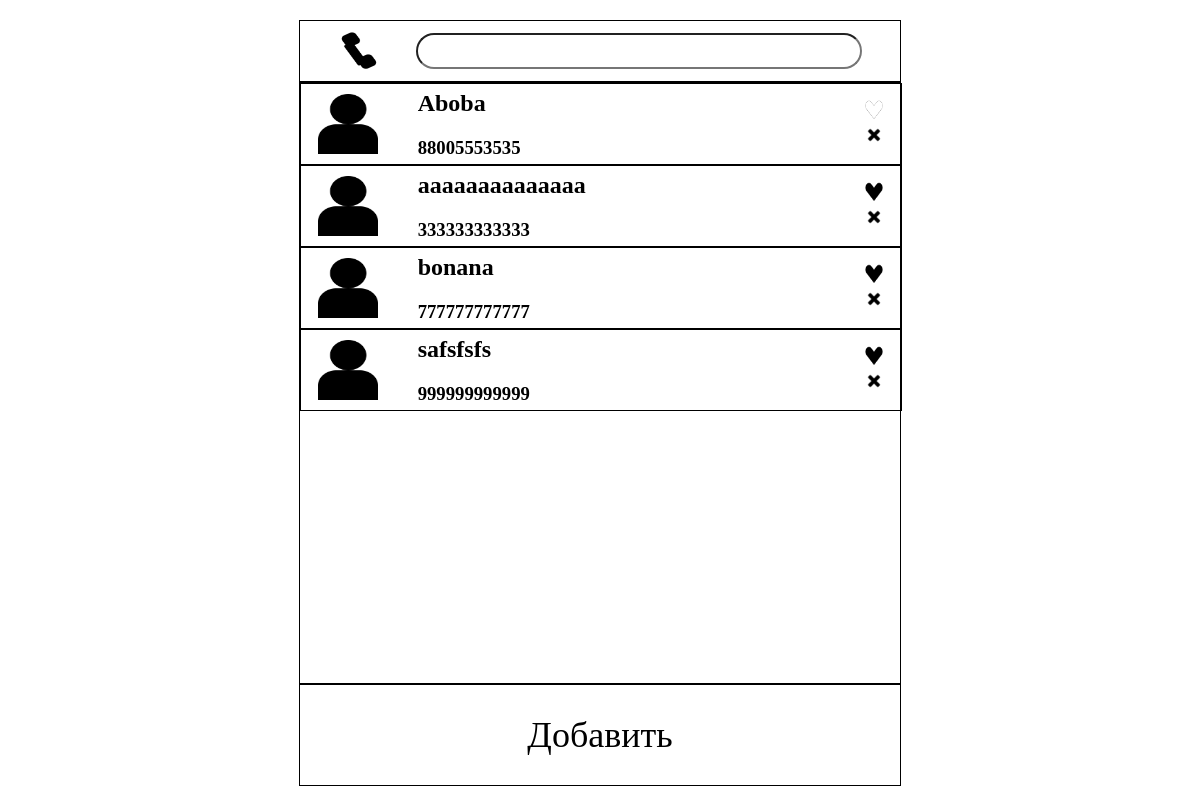
The page / on the database its author committed.
### phbapp/models.py (models this page shows)
class Contact(models.Model):
    name = models.CharField(max_length=200)
    phone = models.CharField(max_length=12)
    favorite = models.BooleanField()

### phbapp/views.py (the view)
# urls.py: path('', views.contact, name='PhoneBook'),
def contact(request):
    contacts = Contact.objects.order_by('favorite', 'name')
    return render(request, 'phbapp/contacts.html', {'contacts': contacts})

### phbapp/templates/phbapp/contacts.html (shortened to what this page needs)
<!DOCTYPE html>
<html lang="en">
<head>
    {% load static %}
    <link rel="stylesheet" href="{% static 'phbapp/style.css' %}">
</head>
<body>
    <div class="page_container" id="contacts_page">
        <header>
            <img src="{%static 'phbapp/images/phoneico.png'%}" alt="" class="phone_img">
            <input type="text" class="filter">
        </header>
        <main id="main">
            {%for contact in contacts%}
            <div class="contact">
                <div class="contact_user">
                    <img src="{%static 'phbapp/images/UserIcon.png'%}" alt="" class="contact_img">
                    <section class="contact_text_box">
                        <h2>{{contact.name}}</h2>
                        <h3>{{contact.phone}}</h3>
                    </section>
                </div>
                <section class="contact_box">
                    {%if contact.favorite == False%}
                    <a href="{%url 'update_favorite' contact.id%}">
                        <img src="{%static 'phbapp/images/heart_ico.png'%}" alt="" class="contact_icons">
                    </a>
                    {%else%}
                    <a href="{%url 'update_favorite' contact.id%}">
                        <img src="{%static 'phbapp/images/heart_full_ico.png'%}" alt="" class="contact_icons">
                    </a>
                    {%endif%}
                    <a href="{%url 'delete_contact' contact.id%}">
                        <img src="{%static 'phbapp/images/x_ico.png'%}" alt="" class="contact_icons">
                    </a>
                </section>
            </div>
            {%endfor%}
        </main>
        <a class="add_button" href="{%url 'contact_create'%}">Добавить</a>
    </div>
</body>
</html>

### phbapp/static/phbapp/style.css (style rules this page uses)
body { margin: 0; display: flex; align-items: center; flex-direction: column; }
.page_container { display: flex; align-items: center; flex-direction: column; }
header { margin-top: 20px; width: 600px; height: 60px; border: 1px solid black; display: flex; flex-direction: row; align-items: center; justify-content: space-evenly; }
main { width: 600px; height: 600px; border: 1px solid black; display: flex; flex-direction: column; }
.add_button { width: 600px; height: 100px; display: flex; align-items: center; justify-content: center; font-size: 36px; color: black; border: 1px solid black; background-color: white; text-decoration: none; }
input { margin-top: 60px; padding-left: 60px; width: 400px; height: 40px; }
.contact { display: flex; flex-direction: row; align-items: center; justify-content: space-evenly; width: 600px; height: 80px; border: 1px solid black; }
.contact_user { width: 350px; display: flex; flex-direction: row; align-items: center; justify-content: flex-start; }
.contact_text_box { padding-left: 40px; }
.contact_img { width: 60px; height: 60px; }
.phone_img { height: 40px; width: 40px; }
.contact_icons { height: 20px; width: 20px; }
.contact_box { height: 50px; width: 200px; display: flex; flex-direction: column; justify-content: space-between; align-items: flex-end; }
.filter { margin-top: 0; padding-left: 40px; background: url() no-repeat 20px start; font-size: 24px; height: 30px; width: 400px; border-radius: 30px; }

### rows shown on the page
Contact: name "Aboba", phone "88005553535", favorite False (drawn)
Contact: name "aaaaaaaaaaaaaa", phone "333333333333", favorite True (drawn)
Contact: name "bonana", phone "777777777777", favorite True (drawn)
Contact: name "safsfsfs", phone "999999999999", favorite True (drawn)
